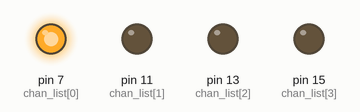
Recording of a program running on a simulated Raspberry Pi (header pin numbers). Shown: output pins drawn as LEDs (lit = HIGH). At 4.0 s the program stops and its outputs stay as they are.

Above: at 0.1 s.
At 1.1 s:
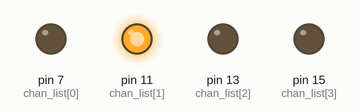
At 2.1 s:
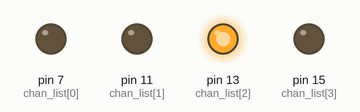
At 3.1 s:
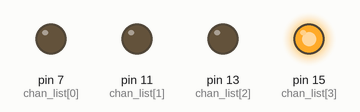
At 4.1 s:
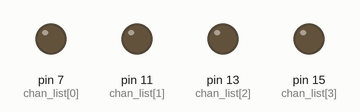
Timing chart, 0 to 5.5 s (numbered marks = the images above):
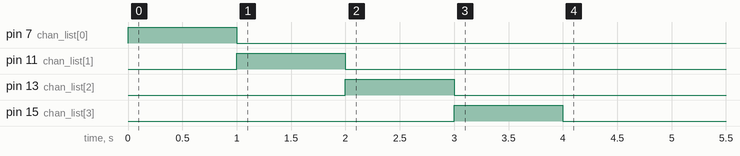

The program:

testing_wheels.py
```python
import RPi.GPIO as GPIO
import time


GPIO.setmode(GPIO.BOARD)
chan_list = [7, 11, 13, 15]
GPIO.setup(chan_list, GPIO.OUT)

GPIO.output(7, True)
time.sleep(1)
GPIO.output(7, False)
GPIO.output(11, True)
time.sleep(1)
GPIO.output(11, False)
GPIO.output(13, True)
time.sleep(1)
GPIO.output(13, False)
GPIO.output(15, True)
time.sleep(1)
GPIO.output(15, False)

GPIO.cleanup()
```

Measured:
- by itself, pin 7 (chan_list[0]): LOW → HIGH at 0.00 s, → LOW 1.0 s later
- by itself, pin 11 (chan_list[1]): LOW → HIGH at 1.0 s, → LOW 1.0 s later
- by itself, pin 13 (chan_list[2]): LOW → HIGH at 2.0 s, → LOW 1.0 s later
- by itself, pin 15 (chan_list[3]): LOW → HIGH at 3.0 s, → LOW 1.0 s later
